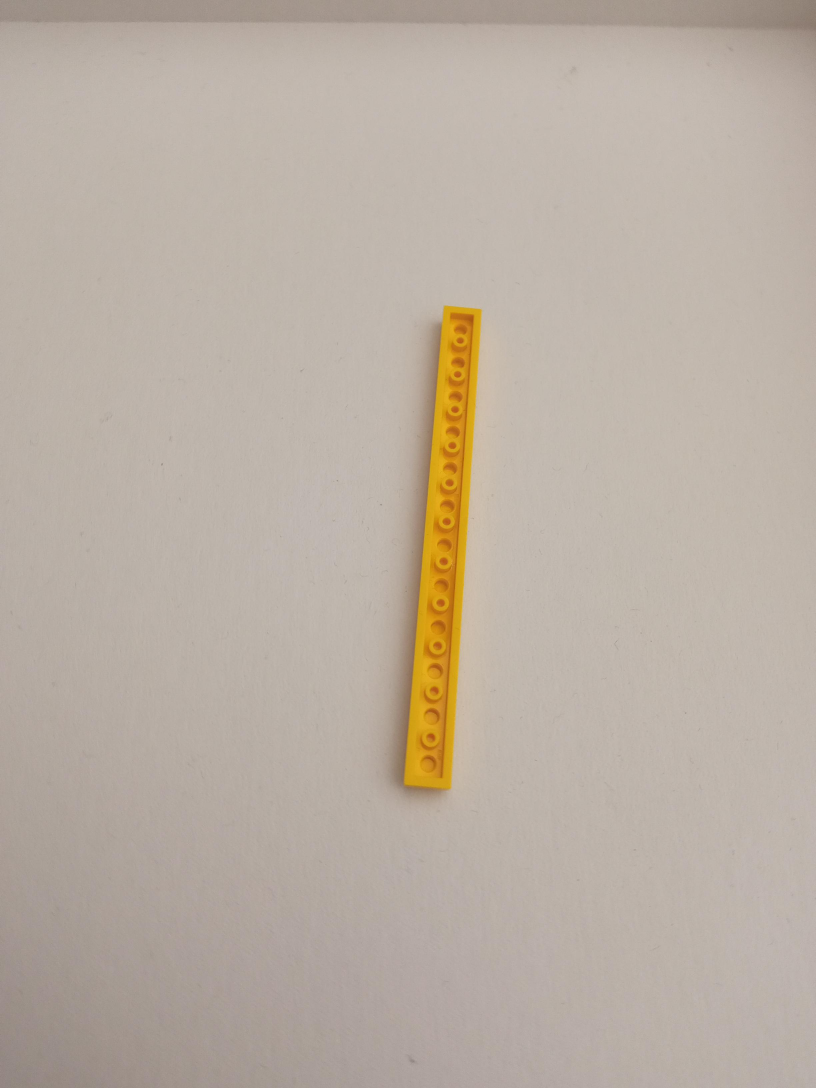
#> input picture samples/0_4UMA_original_60479_1609884606260.jpg, 2448 x 3264 px (shown at 1/3 size); its folder holds only this picture in this run
$ jupyter execute computer_vision.ipynb   (older library calls are emulated)
#> lines starting #> are read from the running program, lines starting #| are printed output that depends on the picture; after the words box and inside, x2 and y2 are one past the last pixel; in counts of white or black regions, pixels touching at a corner belong together
### Libraries

[cell 1]
# import libraries

import cv2
import os
import json
import math
import numpy as np
from scipy import ndimage

### Data directory

[cell 2]
# main paths

images_dir = './samples'
input = 'input.json'
output = 'output.json'

### Input file

[cell 3]
# store images in json

image_files = [file for file in os.listdir(images_dir) if file.endswith(('.jpg', '.jpeg', '.png'))]

data = {
    'image_files': image_files
}

with open(input, 'w') as json_file:
    json.dump(data, json_file, indent=4)

[cell 4]
# open an image

with open(input, 'r') as json_file:
    data = json.load(json_file)

image_paths = data['image_files']
image_index = 0

original_image = cv2.imread(os.path.join(images_dir, image_paths[image_index]))
#> original_image is the input picture: shape (3264, 2448, 3); mean B, G, R 163.3, 174.9, 186.3
original_image = cv2.resize(original_image, (0, 0), fx = 0.15, fy = 0.15)
#> original_image: shape (490, 367, 3)

cv2.imshow('Original', original_image)
cv2.waitKey(0)
cv2.destroyAllWindows()

[cell 5]
# gray and hsv versions

gray_image = cv2.cvtColor(original_image, cv2.COLOR_BGR2GRAY)

hsv_image = cv2.cvtColor(original_image, cv2.COLOR_BGR2HSV)
#> hsv_image: shape (490, 367, 3); mean H, S, V 13.9, 31.1, 186.2

cv2.imshow('Gray', gray_image)
cv2.imshow('HSV', hsv_image)
cv2.waitKey(0)
cv2.destroyAllWindows()

### Image enhancement

[cell 6]
# mean filter

mean = cv2.blur(original_image, (4,4))

cv2.imshow('Original', original_image)
cv2.imshow('Mean', mean)
cv2.waitKey(0)
cv2.destroyAllWindows()

[cell 7]
# gaussian filter

gaussian = cv2.GaussianBlur(original_image, (5, 5), 0)

cv2.imshow('Original', original_image)
cv2.imshow('Gaussian', gaussian)
cv2.waitKey(0)
cv2.destroyAllWindows()

[cell 8]
# median filter

median = cv2.medianBlur(original_image, 5)

cv2.imshow('Original', original_image)
cv2.imshow('Median', median)
cv2.waitKey(0)
cv2.destroyAllWindows()

[cell 9]
# bilateral filter

bilateral = cv2.bilateralFilter(original_image, 9, 75, 75)

cv2.imshow('Original', original_image)
cv2.imshow('Bilateral', bilateral)
cv2.waitKey(0)
cv2.destroyAllWindows()

[cell 10]
# custom convulotion

gray = gray_image / 255

kernel = np.array([[0, -1, 0],
                   [-1, 4, -1],
                   [0, -1, 0]])

convolution = ndimage.convolve(gray, kernel)

cv2.imshow('Gray', gray)
cv2.imshow('Convulotion', convolution)
cv2.waitKey(0)
cv2.destroyAllWindows()

[cell 11]
# histograms equalization

histogram_equalization = cv2.equalizeHist(gray_image)

cv2.imshow('Gray', gray_image)
cv2.imshow('Histogram equalization', histogram_equalization)
cv2.waitKey(0)
cv2.destroyAllWindows()

[cell 12]
# histograms equalization with color

hsv = hsv_image.copy()

hsv[:,:,2] = cv2.equalizeHist(hsv[:,:,2])
#> hsv: shape (490, 367, 3); mean H, S, V 13.9, 31.1, 133.2

histogram_equalization = cv2.cvtColor(hsv, cv2.COLOR_HSV2BGR)
#> histogram_equalization: shape (490, 367, 3)

cv2.imshow('HSV', hsv)
cv2.imshow('Histogram equalization', histogram_equalization)
cv2.waitKey(0)
cv2.destroyAllWindows()

[cell 13]
# CLAHE

clahe = cv2.createCLAHE(clipLimit=2.0, tileGridSize=(8,8))
image_CLAHE = clahe.apply(gray_image)

cv2.imshow('Gray', gray_image)
cv2.imshow('CLAHE', image_CLAHE)
cv2.waitKey(0)
cv2.destroyAllWindows()

[cell 14]
# CLAHE with color

clahe = cv2.createCLAHE(clipLimit=2.0, tileGridSize=(8,8))

hsv = hsv_image.copy()

hsv[:,:,2] = clahe.apply(hsv[:,:,2])
#> hsv: shape (490, 367, 3); mean H, S, V 13.9, 31.1, 183.3

image_CLAHE = cv2.cvtColor(hsv, cv2.COLOR_HSV2BGR)
#> image_CLAHE: shape (490, 367, 3)

cv2.imshow('HSV', hsv)
cv2.imshow('CLAHE', image_CLAHE)
cv2.waitKey(0)
cv2.destroyAllWindows()

### Edge and line detection

[cell 15]
# sobel filter

sobel_x = cv2.Sobel(gray_image, cv2.CV_64F, 1, 0, ksize=5)
sobel_y = cv2.Sobel(gray_image, cv2.CV_64F, 0, 1, ksize=5)

cv2.imshow('Gray', gray_image)
cv2.imshow('Sobel X', sobel_x)
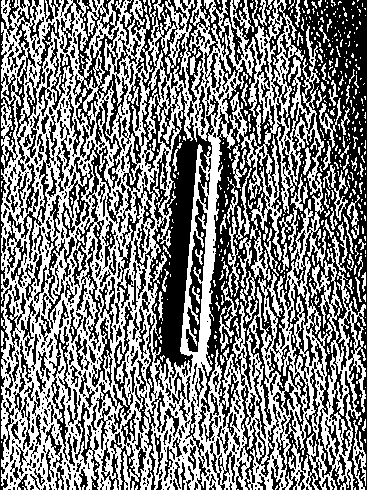
#> window 'Sobel X': shape (490, 367); 50.2% white; 753 black regions (521 under 20 px), largest, box (x1, y1, x2, y2) and area: (198, 0, 367, 490) 34254, (116, 0, 219, 390) 12648, (59, 0, 141, 189) 3452
cv2.imshow('Sobel Y', sobel_y)
cv2.waitKey(0)
cv2.destroyAllWindows()

[cell 16]
# sobel with XY combined

sobel_xy = cv2.Sobel(gray_image, cv2.CV_64F, dx=1, dy=1, ksize=5)

cv2.imshow('Gray', gray_image)
cv2.imshow('Sobel XY', sobel_xy)
cv2.waitKey(0)
cv2.destroyAllWindows()

[cell 17]
# LoG

laplacian = cv2.Laplacian(gray_image, cv2.CV_64F, ksize=3)

cv2.imshow('Gray', gray_image)
cv2.imshow('LoG', laplacian)
cv2.waitKey(0)
cv2.destroyAllWindows()

[cell 18]
# LoG with Gaussian Blur

gaussian = cv2.GaussianBlur(gray_image, (5, 5), 0)
#> gaussian: shape (490, 367)

laplacian = cv2.Laplacian(gaussian, cv2.CV_64F, ksize=3)

cv2.imshow('Gray', gray_image)
cv2.imshow('LoG with Gaussian Blur', laplacian)
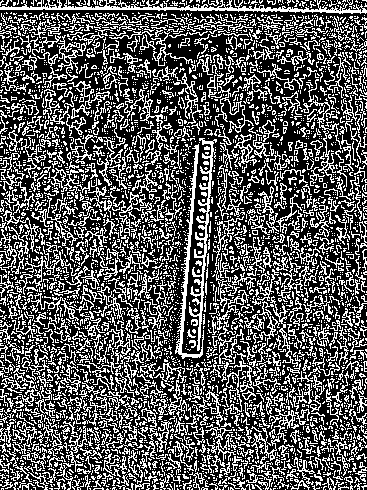
#> window 'LoG with Gaussian Blur': shape (490, 367); 34.6% white in thin lines or dots
cv2.waitKey(0)
cv2.destroyAllWindows()

[cell 19]
# DoG

gaussian_1 = cv2.GaussianBlur(gray_image, (5, 5), 0)
gaussian_2 = cv2.GaussianBlur(gray_image, (3, 3), 0)

difference = gaussian_1 - gaussian_2

cv2.imshow('Gray', gray_image)
cv2.imshow('DoG', difference)
cv2.waitKey(0)
cv2.destroyAllWindows()

[cell 20]
# canny edge detection

canny = cv2.Canny(gray_image, 30, 50)
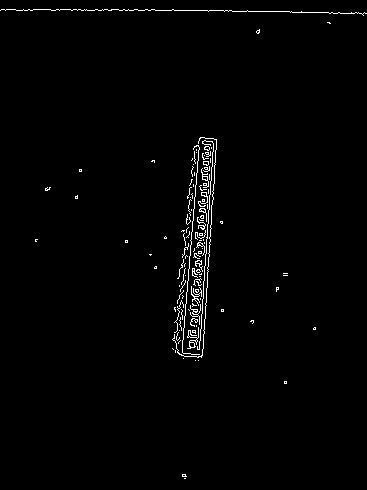
#> canny: shape (490, 367); 1.3% white in thin lines or dots

cv2.imshow('Gray', gray_image)
cv2.imshow('Canny', canny)
cv2.waitKey(0)
cv2.destroyAllWindows()

[cell 21]
# hough line transform

canny = cv2.Canny(gray_image, 30, 50)

bgr_copy = cv2.cvtColor(canny, cv2.COLOR_GRAY2BGR)
#> bgr_copy: shape (490, 367, 3); 1.3% white in thin lines or dots

num_votes = 60

lines = cv2.HoughLines(canny, 1, np.pi / 180, num_votes, None, 0, 0)
#> lines = 75 rows, first 8: [211, 0.0873], [7, 1.59], [226, 0.0698], [223, 0.0698], [10, 1.57], [218, 0.0524], [224, 0.105], [228, 0.0873]

if lines is not None:
    for i in range(0, len(lines)):
        rho = lines[i][0][0]
        theta = lines[i][0][1]
        a = math.cos(theta)
        b = math.sin(theta)
        x0 = a * rho
        y0 = b * rho
        pt1 = (int(x0 + 1000*(-b)), int(y0 + 1000*(a)))
        pt2 = (int(x0 - 1000*(-b)), int(y0 - 1000*(a)))
        cv2.line(bgr_copy, pt1, pt2, (255,0,0), 3)
#> this loop made 75 passes
#> (rho, theta, a, b, x0, y0, pt1, pt2) on passes 1 to 6: (211, 0.0873, 0.996, 0.0872, 210.2, 18.39, (123, 1014), (297, -977)), (7, 1.59, -0.0175, 1, -0.122, 7, (-999, -10), (999, 24)), (226, 0.0698, 0.998, 0.0698, 225.4, 15.76, (155, 1013), (295, -981)), (223, 0.0698, 0.998, 0.0698, 222.5, 15.56, (152, 1013), (292, -982)), (10, 1.57, -4.37e-08, 1, -4.37e-07, 10, (-1000, 9), (999, 10)), (218, 0.0524, 0.999, 0.0523, 217.7, 11.41, (165, 1010), (270, -987))
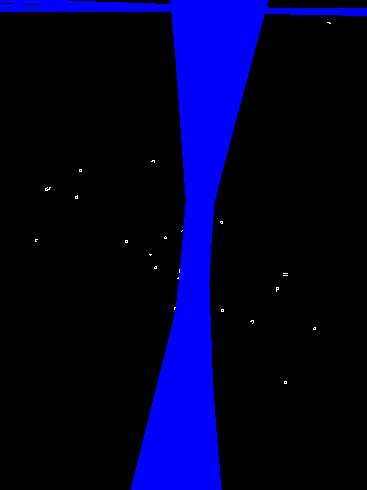
#> bgr_copy: shape (490, 367, 3); mean B, G, R 42.3, 0.2, 0.2

cv2.imshow('Gray', gray_image)
cv2.imshow('Canny', canny)
cv2.imshow('Image', bgr_copy)
cv2.waitKey(0)
cv2.destroyAllWindows()

### Feature points

[cell 22]
# harris corner detection

gray = np.float32(gray_image)

neighbourhood = 2
aperture = 3
free_param = 0.04
dst = cv2.cornerHarris(gray, neighbourhood, aperture, free_param)
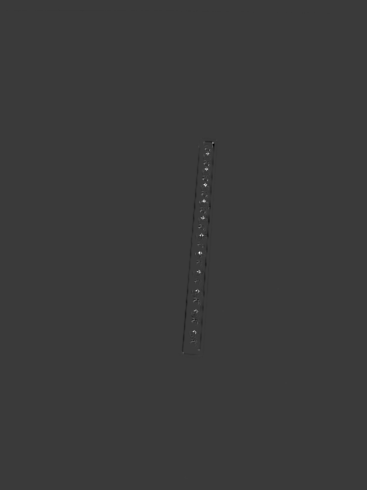
#> dst: shape (490, 367) float32; min -252436.3, max 848503.9, mean 20.7; drawn with min black and max white

dst = cv2.dilate(dst, None)

thr = 0.01

image_copy = original_image.copy()

image_copy[dst > thr*dst.max()] = [0,0,255]
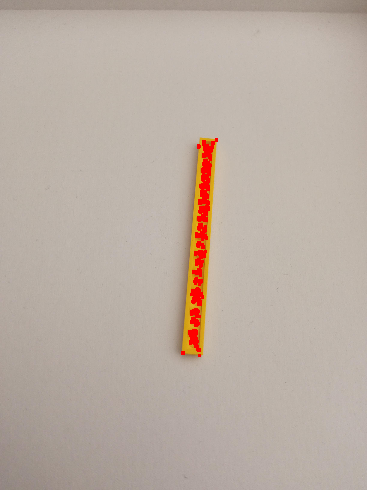
#> image_copy: shape (490, 367, 3); mean B, G, R 163, 173.5, 186.8

harris = cv2.cvtColor(image_copy, cv2.COLOR_BGR2RGB)

cv2.imshow('Gray', gray_image)
cv2.imshow('Harris', harris)
cv2.waitKey(0)
cv2.destroyAllWindows()

[cell 23]
# shi-tomasi corner detection

max_corners = 200
quality = 0.01
mindist = 10
corners = cv2.goodFeaturesToTrack(gray, max_corners, quality, mindist, blockSize=neighbourhood, k=free_param)
#> corners = 198 rows, first 8: [205, 185], [199, 252], [202, 235], [204, 201], [208, 153], [206, 169], [193, 331], [196, 290]
corners = np.intp(corners)

shi_tomasi = original_image.copy()
for i in corners:
    x,y = i.ravel()
    cv2.circle(shi_tomasi, (x,y), 3, 255, -1)
#> this loop made 198 passes
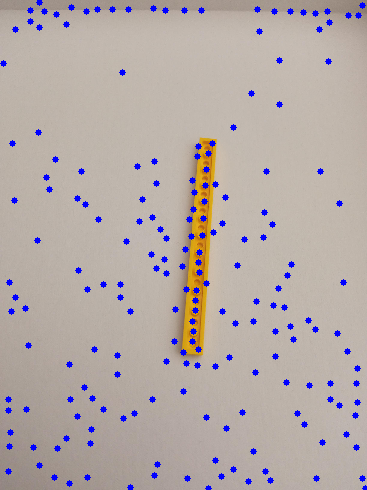
#> shi_tomasi: shape (490, 367, 3); mean B, G, R 166.7, 169.6, 180.4

cv2.imshow('Gray', gray_image)
cv2.imshow('Shi-Tomasi', shi_tomasi)
cv2.waitKey(0)
cv2.destroyAllWindows()

[cell 24]
# FAST corner detector

fast = cv2.FastFeatureDetector_create()

kp = fast.detect(original_image, None)
#> kp = 168 keypoints; strongest (x, y, size): (212, 143, 7), (199, 252, 7), (197, 290, 7), (195, 310, 7)
fast_with_nms = cv2.drawKeypoints(original_image, kp, None, color=(255,0,0))

fast.setNonmaxSuppression(0)
kp = fast.detect(original_image, None)
#> kp = 662 keypoints; strongest (x, y, size): (329, 22, 7), (258, 31, 7), (200, 138, 7), (201, 138, 7)
fast_without_nms = cv2.drawKeypoints(original_image, kp, None, color=(255,0,0))

cv2.imshow('Gray', gray_image)
cv2.imshow('FAST w/ NMS', fast_with_nms)
cv2.imshow('FAST w/o NMS', fast_without_nms)
cv2.waitKey(0)
cv2.destroyAllWindows()

[cell 25]
# SIFT blob detector

image_copy = original_image.copy()
gray_copy = gray_image.copy()

sift = cv2.SIFT_create()

kp = sift.detect(gray_copy, None)
#> kp = 82 keypoints; strongest (x, y, size): (199, 252, 2), (203, 200, 1.9), (205, 184, 1.9), (198, 271, 2)

sift_image = cv2.drawKeypoints(gray_copy, kp, image_copy, (-1, -1, -1), flags=cv2.DRAW_MATCHES_FLAGS_DRAW_RICH_KEYPOINTS)

cv2.imshow('Gray', gray_copy)
cv2.imshow('SIFT', sift_image)
cv2.waitKey(0)
cv2.destroyAllWindows()

[cell 26]
# orb blob detector

image_copy = original_image.copy()
gray_copy = gray_image.copy()

orb = cv2.ORB_create()

kp = orb.detect(image_copy, None)
#> kp = 152 keypoints; strongest (x, y, size): (199, 252, 31), (201, 234, 31), (203, 236, 31), (203, 201, 31)

kp, des = orb.compute(image_copy, kp)

orb_image = cv2.drawKeypoints(image_copy, kp, None, (-1, -1, -1), flags=cv2.DRAW_MATCHES_FLAGS_DRAW_RICH_KEYPOINTS)

cv2.imshow('Gray', gray_copy)
cv2.imshow('ORB', orb_image)
cv2.waitKey(0)
cv2.destroyAllWindows()

### Warping and segmentation

[cell 27]
# affine transformation

ori_coord = np.array([[0, 0], [original_image.shape[1] - 1, 0], [0, original_image.shape[0] - 1]]).astype(np.float32)

tar_coord = np.array([[0, original_image.shape[1]*0.33], [original_image.shape[1]*0.85, original_image.shape[0]*0.25], [original_image.shape[1]*0.15, original_image.shape[0]*0.7]]).astype(np.float32)

warp_mat = cv2.getAffineTransform(ori_coord, tar_coord)
#> warp_mat = [[0.852, 0.113, 0], [0.0038, 0.454, 121.1]]

warp = cv2.warpAffine(original_image, warp_mat, (original_image.shape[1], original_image.shape[0]))
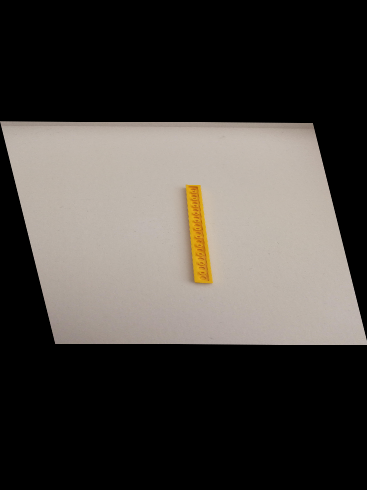
#> warp: shape (490, 367, 3); mean B, G, R 63.1, 67.6, 72

cv2.imshow('Gray', gray_image)
cv2.imshow('Warped', warp)
cv2.waitKey(0)
cv2.destroyAllWindows()

[cell 28]
# rotation matrix

rot_mat = cv2.getRotationMatrix2D(center=(original_image.shape[1] // 2, original_image.shape[0] // 2), angle=90, scale=1)
#> rot_mat = [[6.12e-17, 1, -62], [-1, 6.12e-17, 428]]

rotation = cv2.warpAffine(original_image, rot_mat, (original_image.shape[1], original_image.shape[0]))
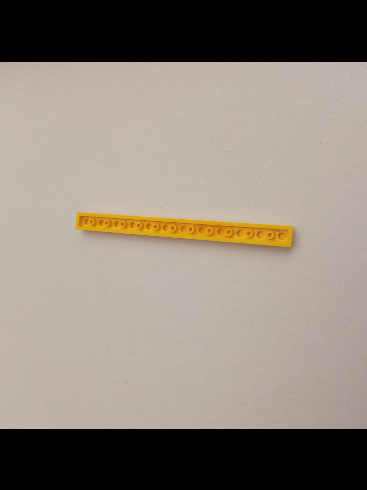
#> rotation: shape (490, 367, 3); mean B, G, R 122.9, 132.6, 141.2

cv2.imshow('Original', original_image)
cv2.imshow('Rotated', rotation)
cv2.waitKey(0)
cv2.destroyAllWindows()

[cell 29]
# rotation with affine transformation

ori_coord = np.array([[0, 0], [original_image.shape[1] - 1, 0], [0, original_image.shape[0] - 1]]).astype(np.float32)

tar_coord = np.array([[original_image.shape[1] - 1, 0], [original_image.shape[1] - 1, original_image.shape[0] - 1], [0, 0]]).astype(np.float32)

warp_mat = cv2.getAffineTransform(ori_coord, tar_coord)
#> warp_mat = [[0, -0.748, 366], [1.34, 0, 0]]

warp = cv2.warpAffine(original_image, warp_mat, (original_image.shape[1], original_image.shape[0]))

cv2.imshow('Original', original_image)
cv2.imshow('Warped', warp)
cv2.waitKey(0)
cv2.destroyAllWindows()

[cell 30]
# translation matrix

translation_matrix = np.array([
    [1, 0, 100],
    [0, 1, 0]
], dtype=np.float32)

warp_translation = cv2.warpAffine(original_image, translation_matrix, (original_image.shape[1], original_image.shape[0]))

cv2.imshow('Original', original_image)
cv2.imshow('Warped', warp_translation)
cv2.waitKey(0)
cv2.destroyAllWindows()

[cell 31]
# otsu thresholding

ret, th_global = cv2.threshold(gray_image, 127, 255, cv2.THRESH_BINARY)
#> th_global: shape (490, 367); 99.5% white; black in thin lines or dots, all inside (x1, y1, x2, y2) = (178, 5, 367, 356)

ret, th_otsu = cv2.threshold(gray_image, 127, 255, cv2.THRESH_BINARY+cv2.THRESH_OTSU)
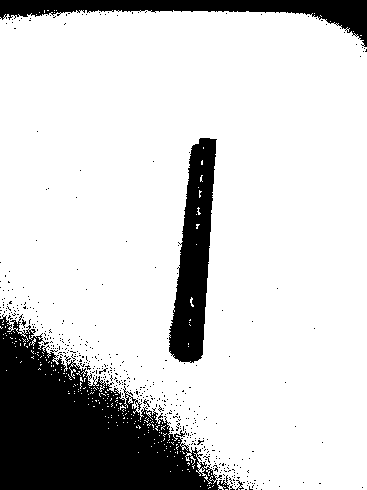
#> th_otsu: shape (490, 367); 81.2% white; 445 black regions (441 under 20 px), largest, box (x1, y1, x2, y2) and area: (0, 314, 230, 490) 21261, (169, 138, 217, 363) 6217, (0, 0, 367, 47) 5366, (236, 480, 244, 490) 27
#> ret = 169

cv2.imshow('Gray', gray_image)
cv2.imshow('Global Threshold', th_global)
cv2.imshow('Otsu Threshold', th_otsu)
cv2.waitKey(0)
cv2.destroyAllWindows()

[cell 32]
# otus thresholding with gaussian blur

img_blur = cv2.GaussianBlur(gray_image, (5, 5), 0)

ret, th_otsu = cv2.threshold(img_blur, 0, 255, cv2.THRESH_BINARY+cv2.THRESH_OTSU)

cv2.imshow('Gray', gray_image)
cv2.imshow('Blurred', img_blur)
cv2.imshow('Otsu Threshold', th_otsu)
cv2.waitKey(0)
cv2.destroyAllWindows()

[cell 33]
# adaptive threshold

th_adaptive = cv2.adaptiveThreshold(gray_image, 255, cv2.ADAPTIVE_THRESH_GAUSSIAN_C, cv2.THRESH_BINARY, 11, 2)

cv2.imshow('Gray', gray_image)
cv2.imshow('Adaptive Mean', th_adaptive)
cv2.imshow('Otsu Threshold', th_otsu)
cv2.imshow('Global Threshold', th_global)
cv2.waitKey(0)
cv2.destroyAllWindows()

[cell 34]
# adaptive threshold with different blur sizes

img_blur_3 = cv2.GaussianBlur(gray_image, (3, 3), 0)

img_blur_5 = cv2.GaussianBlur(gray_image, (5, 5), 0)

img_blur_7 = cv2.GaussianBlur(gray_image, (7, 7), 0)

th_adaptive_3 = cv2.adaptiveThreshold(img_blur_3, 255, cv2.ADAPTIVE_THRESH_GAUSSIAN_C, cv2.THRESH_BINARY, 11, 2)

th_adaptive_5 = cv2.adaptiveThreshold(img_blur_5, 255, cv2.ADAPTIVE_THRESH_GAUSSIAN_C, cv2.THRESH_BINARY, 11, 2)

th_adaptive_7 = cv2.adaptiveThreshold(img_blur_7, 255, cv2.ADAPTIVE_THRESH_GAUSSIAN_C, cv2.THRESH_BINARY, 11, 2)

cv2.imshow('Gray', gray_image)
cv2.imshow('Adaptive Mean 3x3', th_adaptive_3)
cv2.imshow('Adaptive Mean 5x5', th_adaptive_5)
cv2.imshow('Adaptive Mean 7x7', th_adaptive_7)
cv2.waitKey(0)
cv2.destroyAllWindows()

[cell 35]
# segmentation with k-means

image_copy = original_image.copy()

print(f"Previous shape: {image_copy.shape}")
#| Previous shape: (490, 367, 3)

reshaped_image = image_copy.reshape((-1,3))
reshaped_image = np.float32(reshaped_image)

print(f"Current shape: {reshaped_image.shape}")
#| Current shape: (179830, 3)

criteria = (cv2.TERM_CRITERIA_EPS + cv2.TERM_CRITERIA_MAX_ITER, 10, 1.0)
#> criteria = (3, 10, 1)
k = 4

ret, label, center = cv2.kmeans(reshaped_image, k, None, criteria, 10, cv2.KMEANS_RANDOM_CENTERS)
#> ret = 13283238.9; center = [[172, 181.2, 190.9], [23.2, 146.3, 206.5], [138.6, 148, 161.1], [160, 167.7, 178.5]]

[cell 36]
# segmentation with k-means

center = np.uint8(center)
#> center = [[171, 181, 190], [23, 146, 206], [138, 148, 161], [159, 167, 178]]
result = center[label.flatten()]
result = result.reshape((image_copy.shape))

cv2.imshow('Image', image_copy)
cv2.imshow('K-Means', result)
cv2.waitKey(0)
cv2.destroyAllWindows()

[cell 37]
# segmentation with k-means (different number of clusters)

criteria = (cv2.TERM_CRITERIA_EPS + cv2.TERM_CRITERIA_MAX_ITER, 10, 1.0)
k = 2

ret, label, center = cv2.kmeans(reshaped_image, k, None, criteria, 10, cv2.KMEANS_RANDOM_CENTERS)
#> ret = 60465416.6; center = [[28.1, 144.2, 202.3], [166.8, 175.7, 185.8]]

center = np.uint8(center)
#> center = [[28, 144, 202], [166, 175, 185]]
result = center[label.flatten()]
result = result.reshape((image_copy.shape))

cv2.imshow('Image', image_copy)
cv2.imshow('K-Means', result)
cv2.waitKey(0)
cv2.destroyAllWindows()

[cell 38]
# segmentation with grabcut

mask = np.zeros(original_image.shape[:2], np.uint8)

bb = (50, 50, original_image.shape[1]-50, original_image.shape[0]-50)

bgModel = np.zeros((1, 65), np.float64)
fgModel = np.zeros((1, 65), np.float64)

(mask, bgModel, fgModel) = cv2.grabCut(original_image, mask, bb, bgModel, fgModel, 5, cv2.GC_INIT_WITH_RECT)

output_mask = np.where((mask == cv2.GC_BGD) | (mask == cv2.GC_PR_BGD), 0, 1)

output_mask = (output_mask * 255).astype("uint8")

grabcut_result = cv2.bitwise_and(original_image, original_image, mask=output_mask)

cv2.imshow('Original', original_image)
cv2.imshow('Output mask', output_mask)
cv2.imshow('GrabCut', grabcut_result)
cv2.waitKey(0)
cv2.destroyAllWindows()
